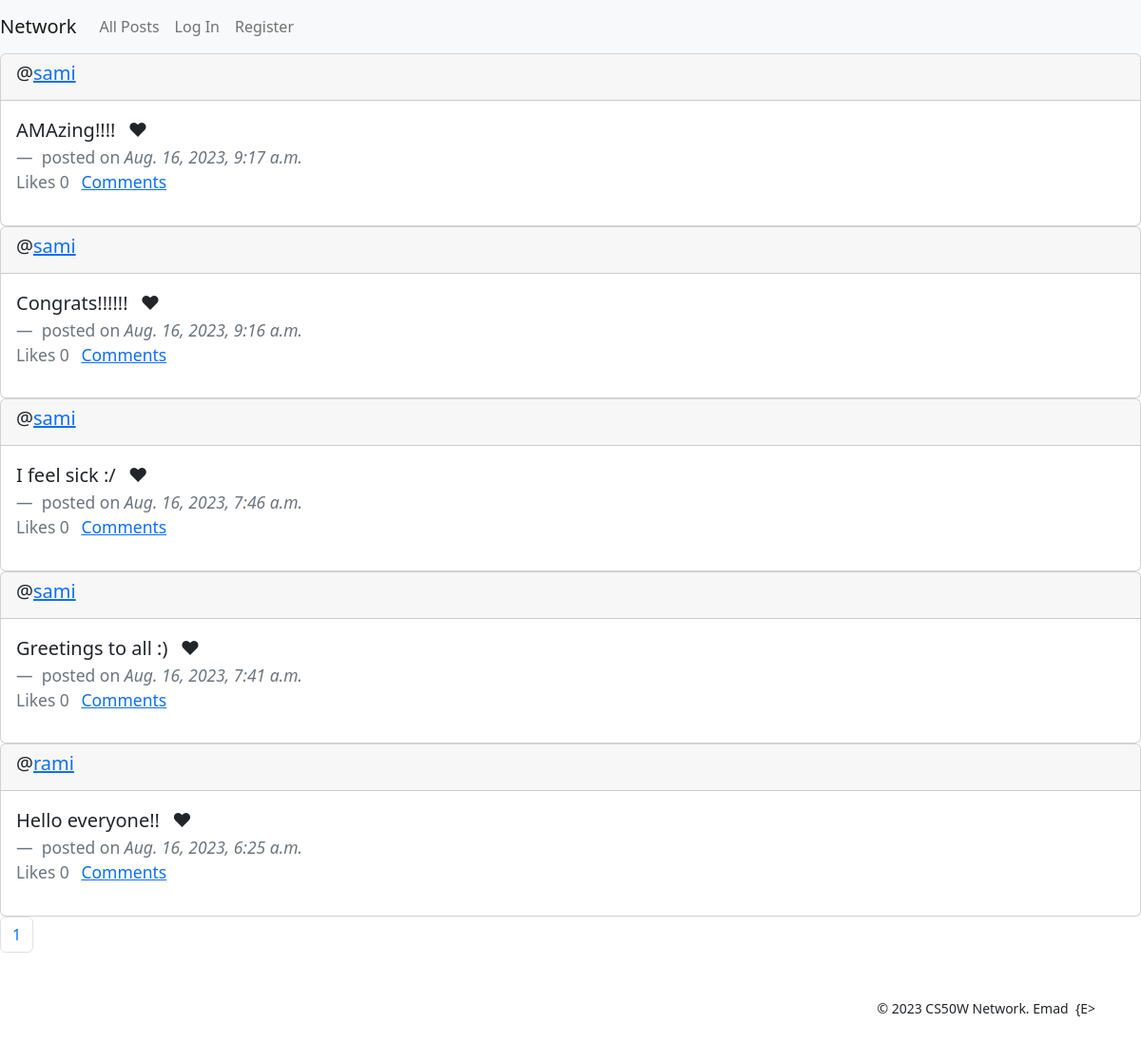
The page / on the database its author committed.
### network/models.py (models this page shows, shortened)
class Post(models.Model):
    content = models.TextField(blank=True)
    date_posted = models.DateTimeField(auto_now_add=True)    # automatically populated with current date
    author = models.ForeignKey(User, on_delete=models.CASCADE, blank=True, null=True, related_name="user_posts")
    likes = models.IntegerField(default=0)

class User(AbstractUser):
    followers = models.ManyToManyField('self', symmetrical=False, blank=True, null=True, related_name='following')

### network/views.py (the view)
# urls.py: path("", views.index, name="index"),
def index(request):
    param_all = request.GET.get("all")
    all_posts = Post.objects.order_by("-date_posted").all()
    return render(request, "network/index.html", context={
        'page': pagination(request, all_posts),
        'creation_available': False if param_all else True,
    })

### network/views.py (called while the page is built)
def pagination(request, objects_list):
    paginator = Paginator(objects_list, 10)
    page_number = request.GET.get('page')
    page = paginator.get_page(page_number)
    return page

### network/templates/network/index.html (shortened to what this page needs)
{% extends "network/layout.html" %}
{% block body %}
    <div>
        {% for post in page %}
            <div class="card">
                <div class="card-header">
                    <h5>@<a href="{% url 'profile' post.author.id %}">{{post.author}}</a></h5>
                </div>
                <div class="card-body">
                  <blockquote class="blockquote mb-0">
                    <p class="list-inline-item">
                        {{post.content}}
                    </p>
                    <span class="list-inline-item">❤</span>
                    <footer class="blockquote-footer">
                        <span>
                            {% if edited %}
                                edited on
                            {% else %}
                                posted on
                            {% endif %}
                        </span>
                        <cite title="Source Title">{{post.date_posted}}</cite> <br>
                        <p class="list-inline-item">Likes {{post.likes}}</p>
                        <a href="#" class="list-inline-item">Comments</a>
                    </footer>
                  </blockquote>
                </div>
            </div>
        {% endfor %}
    </div>
    <nav aria-label="Page navigation example">
        <ul class="pagination">
            <li class="page-item"><a class="page-link" href="?page={{ page.number }}">{{page.number}}</a></li>
        </ul>
    </nav>
{% endblock %}

### rows shown on the page
Post: author "sami", content "AMAzing!!!!", date_posted "Aug. 16, 2023, 9:17 a.m.", likes "0"
Post: author "sami", content "Congrats!!!!!!", date_posted "Aug. 16, 2023, 9:16 a.m.", likes "0"
Post: author "sami", content "I feel sick :/", date_posted "Aug. 16, 2023, 7:46 a.m.", likes "0"
Post: author "sami", content "Greetings to all :)", date_posted "Aug. 16, 2023, 7:41 a.m.", likes "0"
Post: author "rami", content "Hello everyone!!", date_posted "Aug. 16, 2023, 6:25 a.m.", likes "0"

### other values the page prints
{{ page.number }} "1"
